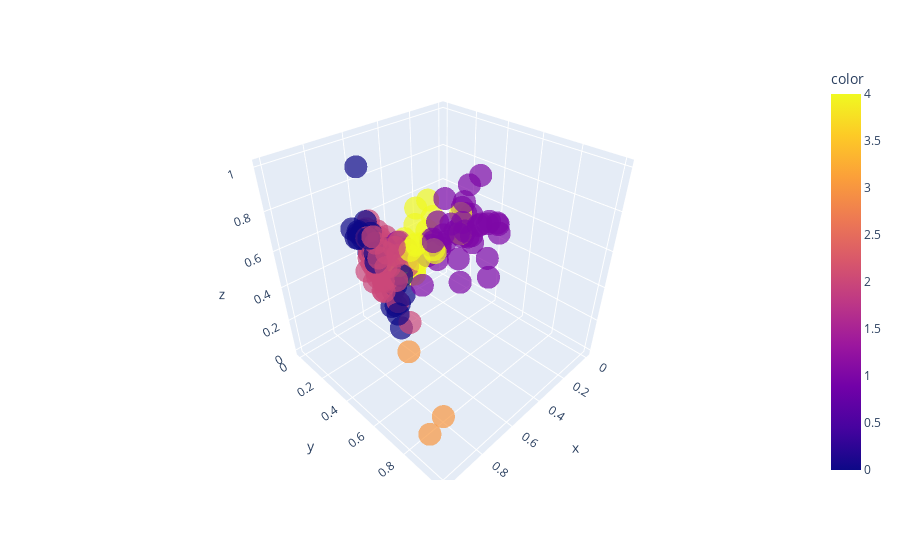

The notebook cell this image was saved under:
### Markdown cell above
## Raw clusters visualisation on PCA axis values

### Code cell
data_raw["PC1"] = data_pca["PC1"]
data_raw["PC2"] = data_pca["PC2"]
data_raw["PC3"] = data_pca["PC3"]
data_raw["PC4"] = data_pca["PC4"]
countries = data_raw.index.tolist()
fig = px.scatter_3d(x=data_raw.PC1, y=data_raw.PC2, z=data_raw.PC3, color=data_raw.cluster_raw, opacity=0.7)
fig.update_traces(mode="markers", hovertemplate=countries)
fig.show()

### Figure 1 — Plotly figure (JSON) as saved in the notebook; plotly's stock layout.template omitted (floating-point values rounded to 4 significant figures; data arrays with more than 128 entries replaced by an {"elided": "..."} marker saying what was removed)
{"data": [{"hovertemplate": {"elided": "167 str values"}, "legendgroup": "", "marker": {"color": {"elided": "167 int values"}, "coloraxis": "coloraxis", "opacity": 0.7, "symbol": "circle"}, "mode": "markers", "name": "", "scene": "scene", "showlegend": false, "type": "scatter3d", "x": {"elided": "167 float values"}, "y": {"elided": "167 float values"}, "z": {"elided": "167 float values"}}], "layout": {"coloraxis": {"colorbar": {"title": {"text": "color"}}, "colorscale": [[0, "#0d0887"], [0.1111, "#46039f"], [0.2222, "#7201a8"], [0.3333, "#9c179e"], [0.4444, "#bd3786"], [0.5556, "#d8576b"], [0.6667, "#ed7953"], [0.7778, "#fb9f3a"], [0.8889, "#fdca26"], [1, "#f0f921"]]}, "legend": {"tracegroupgap": 0}, "margin": {"t": 60}, "scene": {"domain": {"x": [0, 1], "y": [0, 1]}, "xaxis": {"title": {"text": "x"}}, "yaxis": {"title": {"text": "y"}}, "zaxis": {"title": {"text": "z"}}}}}
